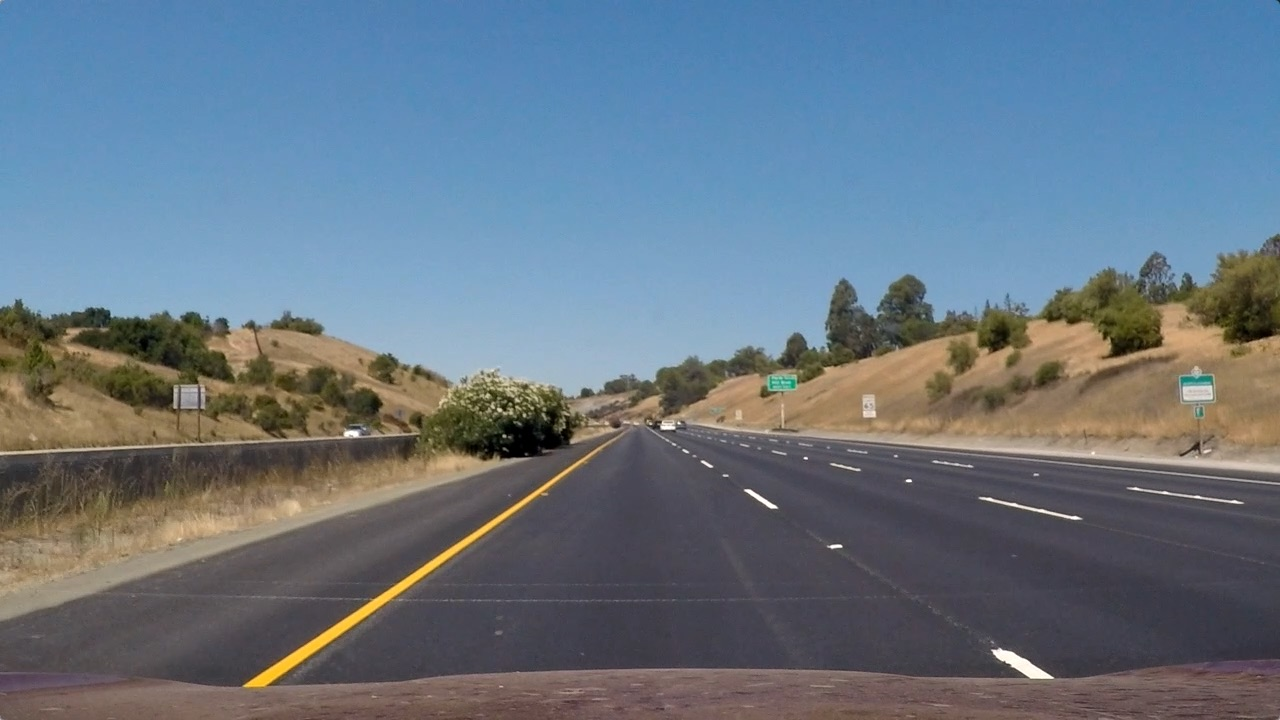
#> input picture lane-detection/test_images/straight_lines1.jpg, 1280 x 720 px, given in place of video3.mp4, which was not available
$ python lane_detection2.py
#> lines starting #> are read from the running program, lines starting #| are printed output that depends on the picture; after the words box and inside, x2 and y2 are one past the last pixel; in counts of white or black regions, pixels touching at a corner belong together; pictures that were not available may be replaced by others from this repository, and a replacement may not be noted
#> further down, frame is the input picture: shape (720, 1280, 3); mean B, G, R 131.2, 117.7, 103.2
import cv2 as cv
import numpy as np
import math

def apply_canny_edge_detection(frame, upper_thresh=30, lower_thresh=10):
#> called with upper_thresh = 30, lower_thresh = 30
    grayscale = cv.cvtColor(frame, cv.COLOR_RGB2GRAY)
    blurred = cv.GaussianBlur(grayscale, (5, 5), 0)
    edges = cv.Canny(blurred, lower_thresh, upper_thresh)
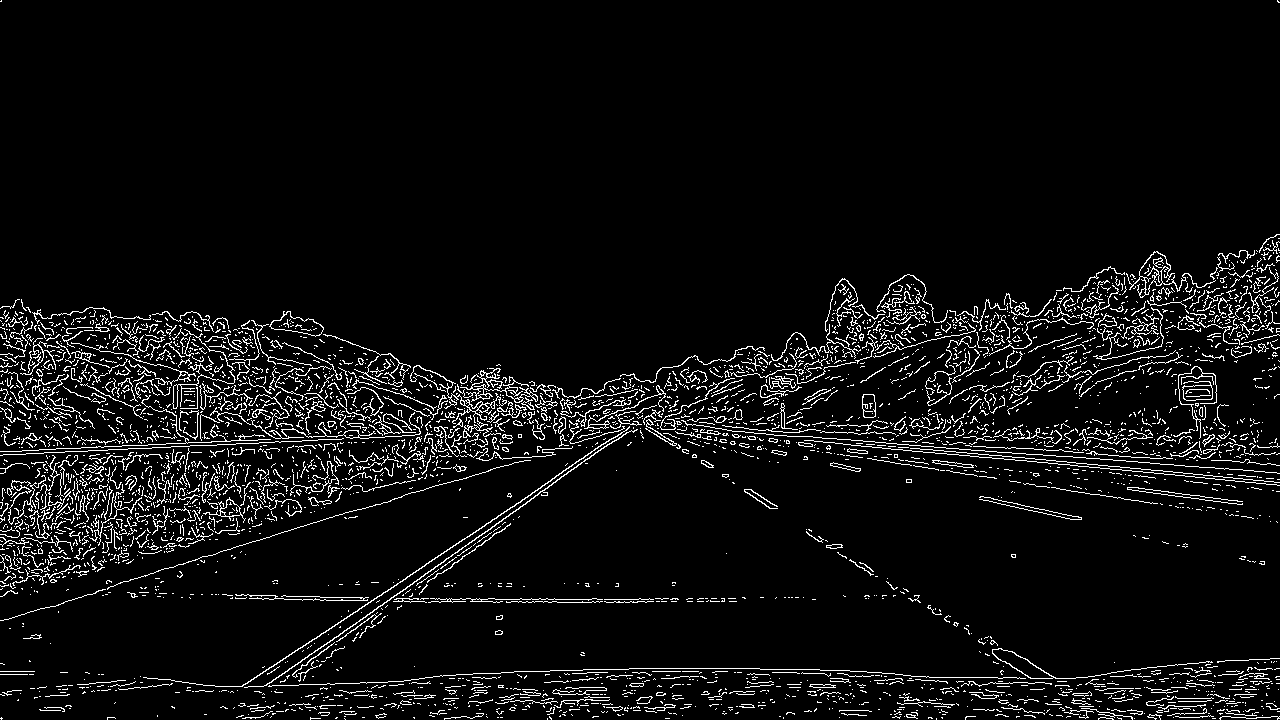
#> edges: shape (720, 1280); 5.7% white in thin lines or dots

    ker_size = 5
    kernel = np.ones((ker_size,ker_size))
    closed = cv.dilate(edges, kernel)
#> closed: shape (720, 1280); 27.3% white; 135 white regions (1 under 20 px), largest, box (x1, y1, x2, y2) and area: (0, 232, 1280, 720) 236835, (888, 691, 961, 720) 1245, (977, 494, 1084, 522) 989
    return closed

def define_region_of_interest(frame):
    frame_height, frame_width = frame.shape[:2]
    top_width = frame_width // 3
    bottom_width = frame_width
    mid_height = 3 * frame_height // 4
    mask_vertices = np.array([
        [(frame_width // 2 - top_width // 2, mid_height),
         (frame_width // 2 + top_width // 2, mid_height),
         (frame_width, frame_height),
         (0, frame_height)]
    ])
    mask = np.zeros_like(frame)
    cv.fillPoly(mask, mask_vertices, 255)
#> mask: shape (720, 1280); 16.7% white; 1 white region, box (x1, y1, x2, y2) and area: (2, 540, 1279, 720) 153606
    masked_frame = cv.bitwise_and(frame, mask)
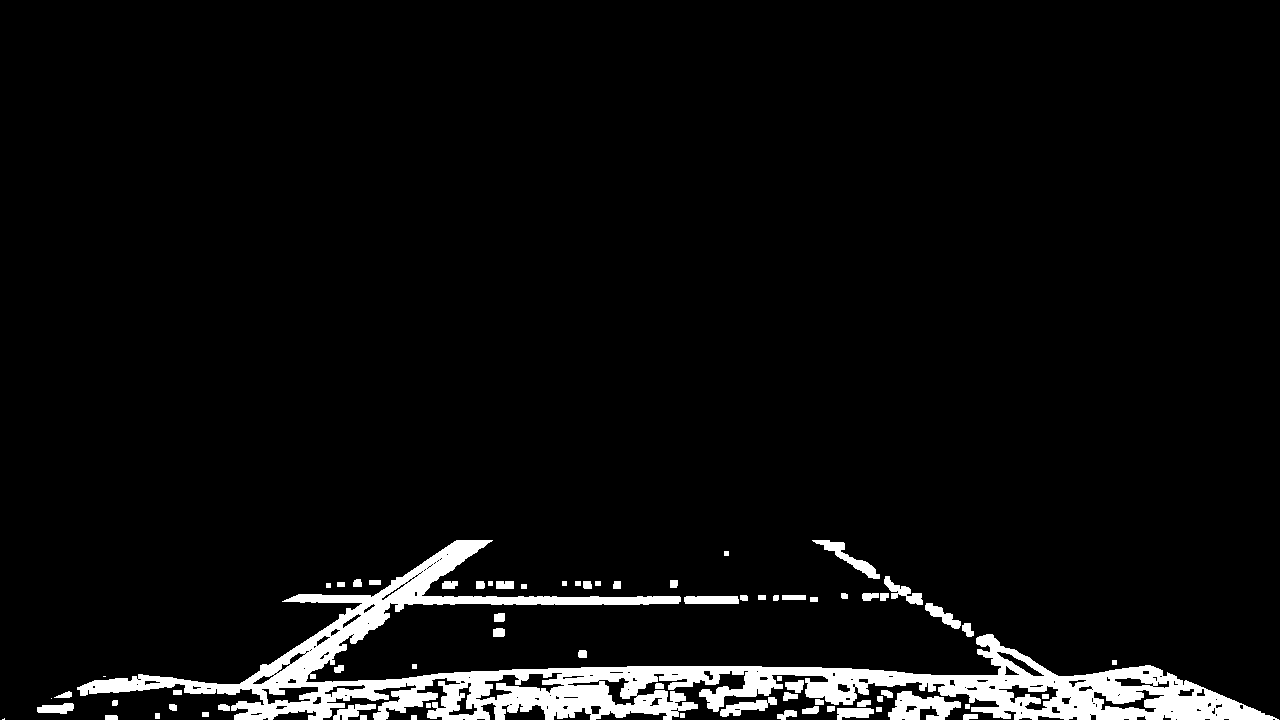
#> masked_frame: shape (720, 1280); 5.4% white; 71 white regions (3 under 20 px), largest, box (x1, y1, x2, y2) and area: (77, 540, 1279, 720) 41812, (888, 691, 961, 720) 1245, (812, 540, 880, 579) 648
    return masked_frame

# [12 lines left out: function identify_lane_lines, not called in this run]

def draw_lane_lines(frame, lanes_left, lanes_right):
    lane_visualization = np.zeros_like(frame)
    # cv.line(cdst, pt1, pt2, (0,0,255), 3, cv.LINE_AA)
    for lane in lanes_left + lanes_right:
        # x1, y1, x2, y2 = lane
        a = math.cos(lane[0][1])
        b = math.sin(lane[0][1])
        x0 = a * lane[0][0]
        y0 = b * lane[0][0]
        pt1 = (int(x0 + 1000*(-b)), int(y0 + 1000*(a)))
        pt2 = (int(x0 - 1000*(-b)), int(y0 - 1000*(a)))
        cv.line(lane_visualization, pt1, pt2, (0, 255, 0), 5)
    return lane_visualization

# [40 lines left out: functions debug_draw, verify_lines, not called in this run]

def split_lanes(width, hough_lines):
    left_lanes = []
    right_lanes = []

    left_lower_b = math.radians(20)
    left_higher_b = math.radians(55)

    right_lower_b = math.radians(135)
    right_higher_b = math.radians(180)

    for detec_line in hough_lines:
        if left_lower_b <= detec_line[0][1] and detec_line[0][1] <= left_higher_b:
            left_lanes.append(detec_line)
        elif right_lower_b <= detec_line[0][1] and detec_line[0][1] <= right_higher_b:
            right_lanes.append(detec_line)

    return left_lanes, right_lanes

# Main execution block
video_capture = cv.VideoCapture(r"data\video\video3.mp4")
while video_capture.isOpened():
    successful_frame_read, frame = video_capture.read()
    if not successful_frame_read:
        break

    canny_edges = apply_canny_edge_detection(frame, lower_thresh=30)
    roi_frame = define_region_of_interest(canny_edges)
    hough_lines = cv.HoughLines(roi_frame, 2, np.pi / 180, 150, None, 0, 0)
#> hough_lines = 2140 rows, first 8: [680, 1.59], [684, 1.57], [672, 1.61], [688, 1.59], [708, 1.57], [688, 1.55], [704, 1.57], [696, 1.55]


    # Splitting the lanes
    dim = np.shape(frame)
    lanes_left, lanes_right = split_lanes(dim[1], hough_lines)
#> the loop in split_lanes, `for detec_line in hough_lines:` made 2140 passes
#> after the loop in split_lanes, `for detec_line in hough_lines:`: left_lanes = 315 items, first 6: [[716, 0.925]], [[718, 0.942]], [[712, 0.96]], [[720, 0.96]], [[712, 0.908]], [[724, 0.942]]; right_lanes = 425 items, first 6: [[84, 2.36]], [[-236, 2.36]], [[74, 2.36]], [[94, 2.36]], [[66, 2.36]], [[22, 2.43]]
#> lanes_left has the same summary as left_lanes in split_lanes; lanes_right has the same summary as right_lanes in split_lanes

    # Adding Angle Geometric Constraint
    # lanes_left = verify_lines(lanes_left, "l")
    # lanes_right = verify_lines(lanes_right, "r")

    lane_lines_image = draw_lane_lines(frame, lanes_left, lanes_right)
#> the loop in draw_lane_lines, `for lane in lanes_left + lanes_right:` made 740 passes
#> (lane, a, b, x0, y0, pt1, pt2) on passes 1 to 3: ([[716, 0.925]], 0.602, 0.799, 430.9, 571.8, (-367, 1173), (1229, -29)), ([[718, 0.942]], 0.588, 0.809, 422, 580.9, (-386, 1168), (1231, -6)), ([[712, 0.96]], 0.574, 0.819, 408.4, 583.2, (-410, 1156), (1227, 9))
#> after the loop in draw_lane_lines, `for lane in lanes_left + lanes_right:`:
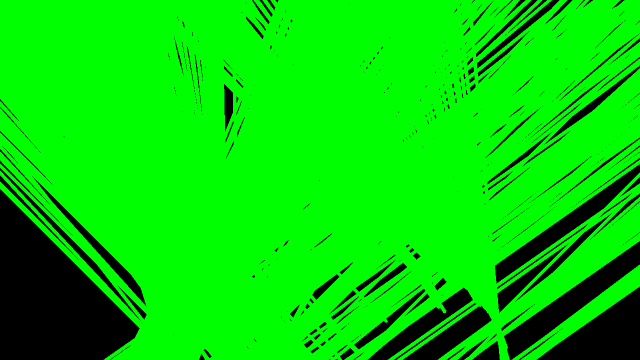
#> lane_visualization: shape (720, 1280, 3) (shown at 1/2 size); mean of channels 0, 1, 2 0, 212, 0; drawn as B, G, R
    # [6 lines of commented-out code are left out]

    combined_output = cv.addWeighted(frame, 0.9, lane_lines_image, 1, 1)
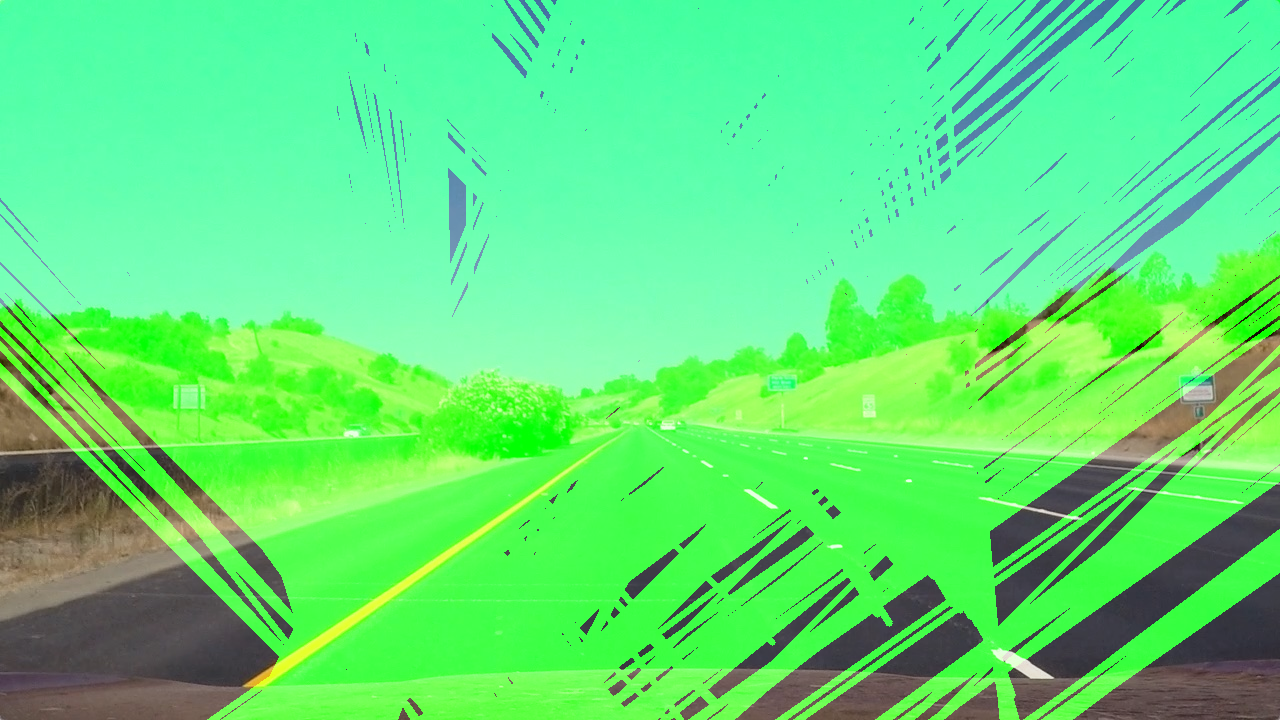
#> combined_output: shape (720, 1280, 3); mean B, G, R 119.1, 226.7, 93.8
    # combined_output = cv.addWeighted(debug_frame, 0.9, lane_lines_image, 1, 1)
    # combined_output_left = cv.addWeighted(frame, 0.9, left_lane_image, 1, 1)
    # combined_output_right = cv.addWeighted(frame, 0.9, right_lane_image, 1, 1)

    cv.imshow("Lane Lines", combined_output)
    # cv.imshow("Left", combined_output_left)
    # cv.imshow("Right", combined_output_right)

    if cv.waitKey(10) & 0xFF == ord('q'):
#> (key q is pressed here)
        break

video_capture.release()
cv.destroyAllWindows()

$ run again, on lane-detection/test_images/straight_lines2.jpg
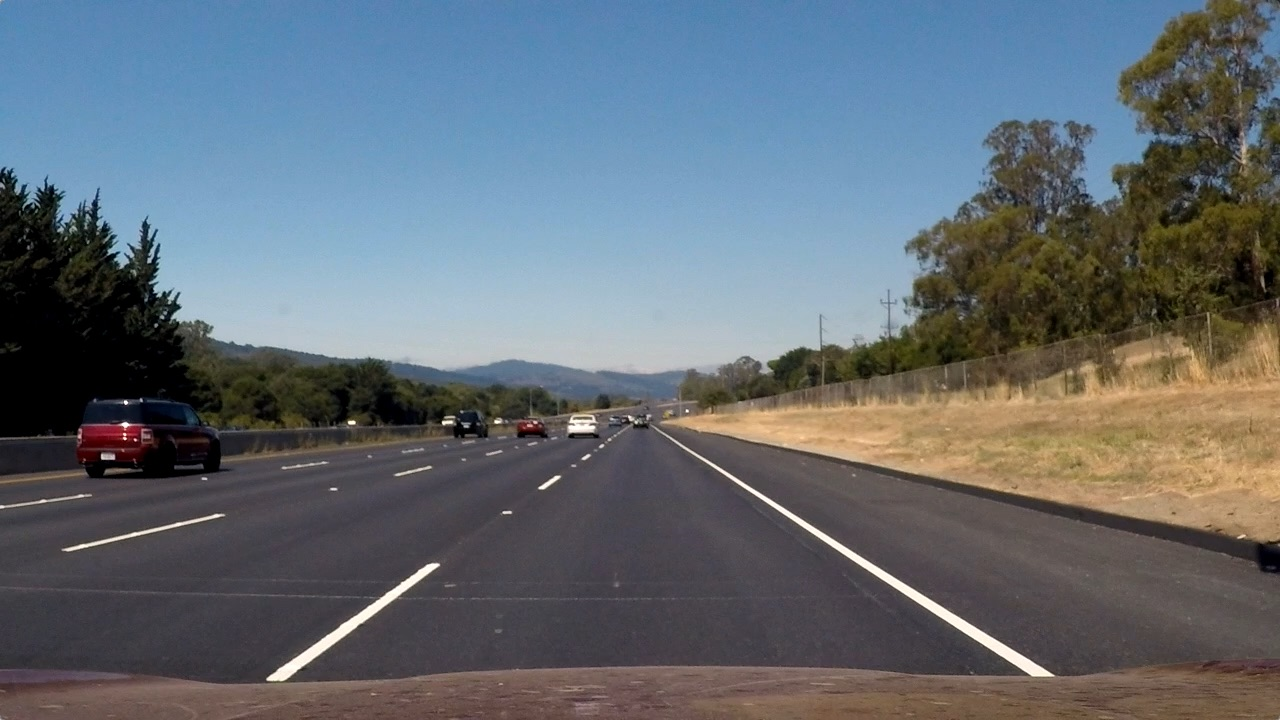
#> input picture lane-detection/test_images/straight_lines2.jpg, 1280 x 720 px, given in place of video3.mp4, which was not available
#> frame is the input picture: shape (720, 1280, 3); mean B, G, R 115.1, 107.7, 99.4
#> in apply_canny_edge_detection, `edges = cv.Canny(blurred, lower_thresh, upper_thresh)`:
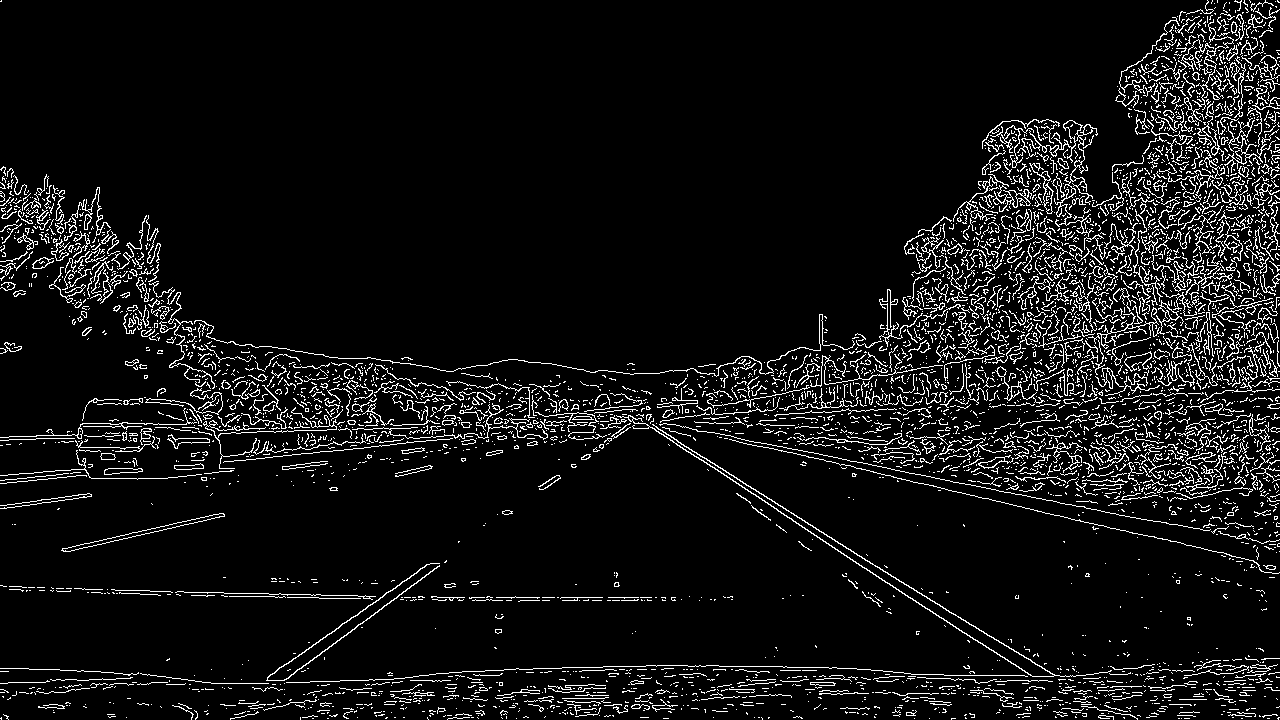
#> edges: shape (720, 1280); 7.2% white in thin lines or dots
#> closed: shape (720, 1280); 32.7% white; 156 white regions (1 under 20 px), largest, box (x1, y1, x2, y2) and area: (0, 0, 1280, 720) 283824, (429, 594, 668, 604) 1867, (59, 511, 227, 554) 1576
#> mask: shape (720, 1280); 16.7% white; 1 white region, box (x1, y1, x2, y2) and area: (2, 540, 1279, 720) 153606
#> masked_frame: shape (720, 1280); 5.4% white; 79 white regions (4 under 20 px), largest, box (x1, y1, x2, y2) and area: (61, 540, 1279, 720) 42115, (429, 594, 668, 604) 1867, (341, 701, 398, 720) 593
#> hough_lines = 2040 rows, first 8: [708, 1.55], [678, 1.59], [710, 1.54], [670, 1.61], [690, 1.57], [694, 1.55], [722, 1.52], [718, 1.54]
#> the loop in split_lanes, `for detec_line in hough_lines:` made 2040 passes
#> after the loop in split_lanes, `for detec_line in hough_lines:`: left_lanes = 388 items, first 6: [[716, 0.942]], [[714, 0.925]], [[706, 0.942]], [[710, 0.96]], [[704, 0.925]], [[708, 0.873]]; right_lanes = 282 items, first 6: [[-214, 2.36]], [[-220, 2.36]], [[-240, 2.36]], [[-244, 2.37]], [[-234, 2.37]], [[-262, 2.39]]
#> lanes_left has the same summary as left_lanes in split_lanes; lanes_right has the same summary as right_lanes in split_lanes
#> the loop in draw_lane_lines, `for lane in lanes_left + lanes_right:` made 670 passes
#> (lane, a, b, x0, y0, pt1, pt2) on passes 1 to 3: ([[716, 0.942]], 0.588, 0.809, 420.9, 579.3, (-388, 1167), (1229, -8)), ([[714, 0.925]], 0.602, 0.799, 429.7, 570.2, (-368, 1172), (1228, -31)), ([[706, 0.942]], 0.588, 0.809, 415, 571.2, (-394, 1158), (1223, -16))
#> `combined_output = cv.addWeighted(frame, 0.9, lane_lines_image, 1, 1)`:
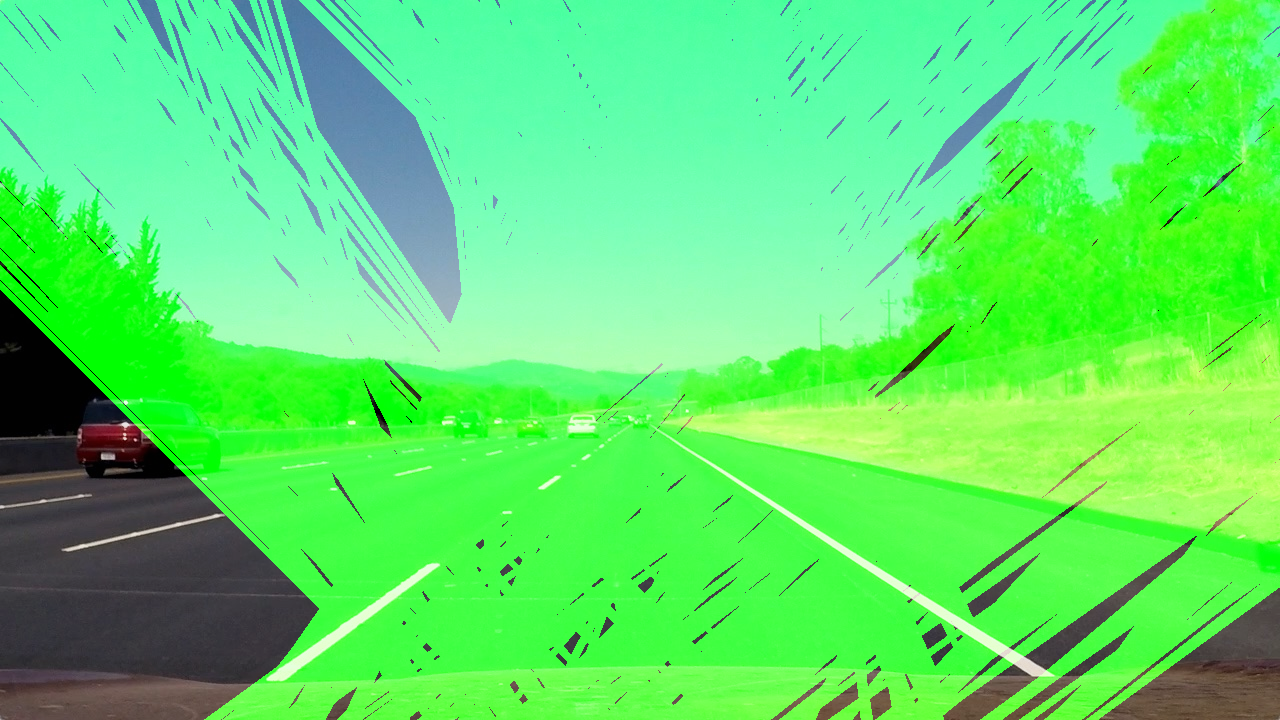
#> combined_output: shape (720, 1280, 3); mean B, G, R 104.6, 227.1, 90.4
